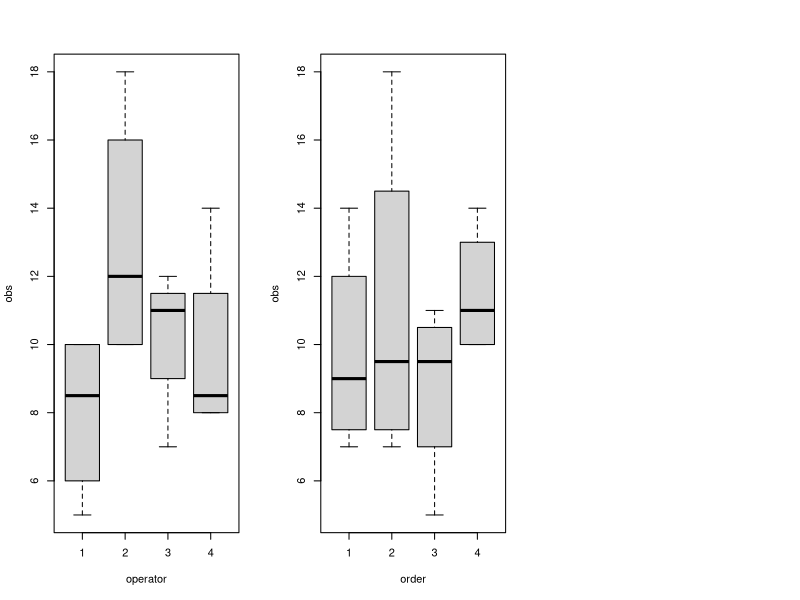

This figure's R source: (Note: this script raises an error after producing the figure.)
operator = factor(c(rep(1, 4), rep(2, 4), rep(3, 4), rep(4, 4)))
order = factor(1:4)
method = c('C', 'B', 'A', 'D', 'D', 'C', 'B', 'A', 'A', 'D', 'C', 'B', 'B', 'A', 'D', 'C')
obs = c(10, 7, 5, 10, 14, 18, 10, 10, 7, 11, 11, 12, 8, 8, 9, 14)
df = data.frame(operator, order, method, obs)

#matrix(df$obs, 4, 4)

# boxplots
old = par(mfrow=c(1,3))
plot(obs ~ operator + order + method, df)
par(old)


lm = aov(obs ~ operator + order + method, df)
amod = anova(lm)
plot(amod)
summary(amod)

plot(df$obs ~ df$operator)

